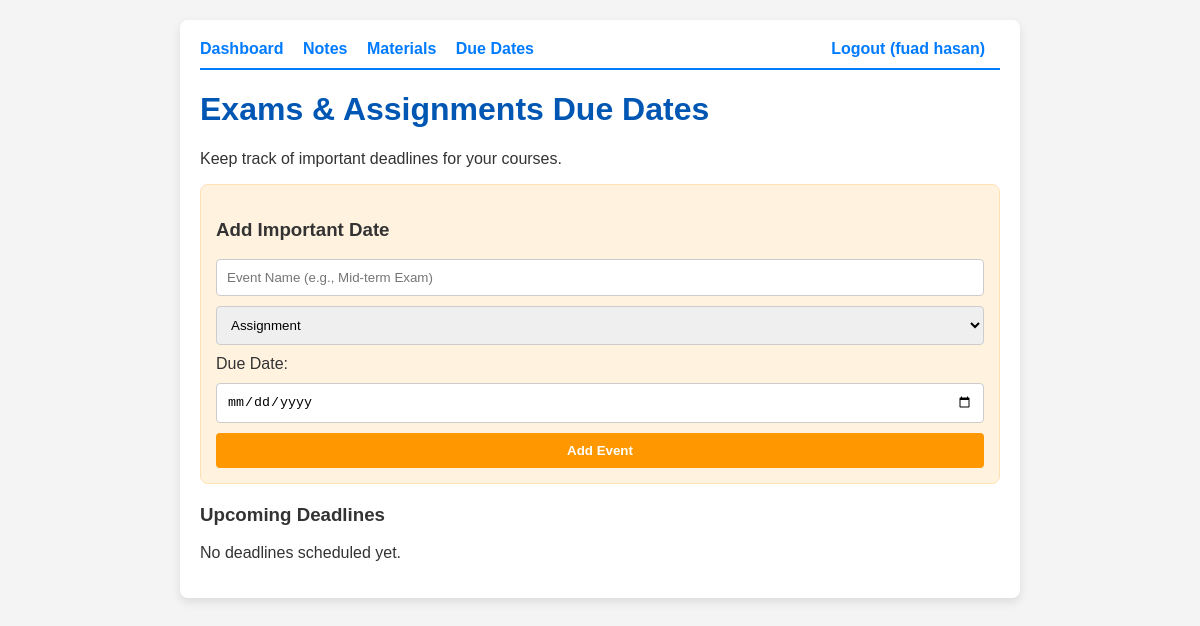
The page /calendar.php (signed in) on the database as committed earlier.
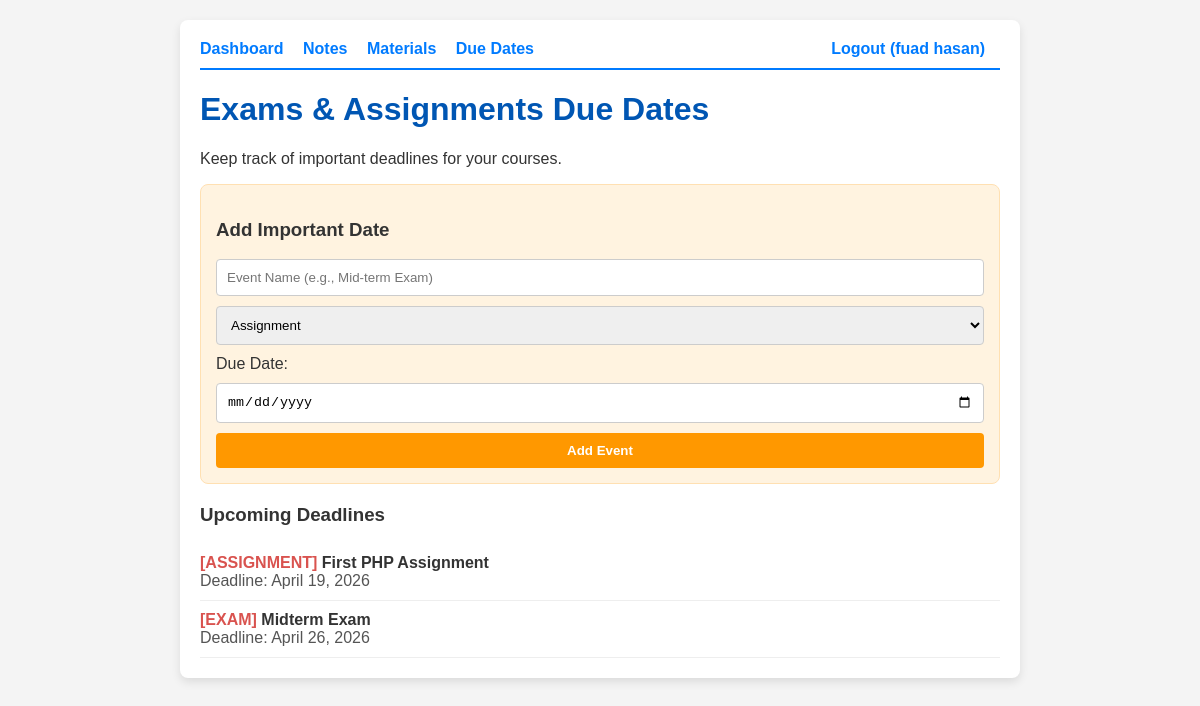
The same page on the database as committed later.
### tables this page shows
CREATE TABLE events (
    id INTEGER PRIMARY KEY AUTOINCREMENT,
    title TEXT NOT NULL,
    type TEXT CHECK(type IN ('assignment', 'exam')) NOT NULL,
    due_date DATE NOT NULL,
    created_at DATETIME DEFAULT CURRENT_TIMESTAMP
);

### calendar.php (the view, shortened to what this page needs)
<?php
require_once 'includes/db.php';
$events = $db->query("SELECT * FROM events ORDER BY due_date ASC")->fetchAll();
?>
<?php include 'includes/header.php'; ?>
<h1>Exams & Assignments Due Dates</h1>
<p>Keep track of important deadlines for your courses.</p>
<div style="background: #fff3e0; padding: 15px; border: 1px solid #ffe0b2; border-radius: 8px; margin-bottom: 20px;">
    <h3>Add Important Date</h3>
    <form method="POST">
        <input type="text" name="title" placeholder="Event Name (e.g., Mid-term Exam)" required>
        <select name="type">
            <option value="assignment">Assignment</option>
        </select>
        <label>Due Date:</label>
        <input type="date" name="due_date" required>
        <button type="submit" style="background-color: #ff9800;">Add Event</button>
    </form>
</div>
<h3>Upcoming Deadlines</h3>
<?php if (empty($events)): ?>
    <p>No deadlines scheduled yet.</p>
<?php else: ?>
    <?php foreach ($events as $event): ?>
        <div class="item">
            <span class="due-date">[<?php echo strtoupper($event['type']); ?>]</span>
            <strong><?php echo htmlspecialchars($event['title']); ?></strong>
            <br>
            <span style="color: #555;">Deadline: <?php echo date('F j, Y', strtotime($event['due_date'])); ?></span>
        </div>
    <?php endforeach; ?>
<?php endif; ?>
<?php include 'includes/footer.php'; ?>

Rows that differ between the two databases and show on the page:
added events: type "ASSIGNMENT", title "First PHP Assignment", due_date "April 19, 2026"
added events: type "EXAM", title "Midterm Exam", due_date "April 26, 2026"
Other text that changed with them:
text no longer shown: "No deadlines scheduled yet."
